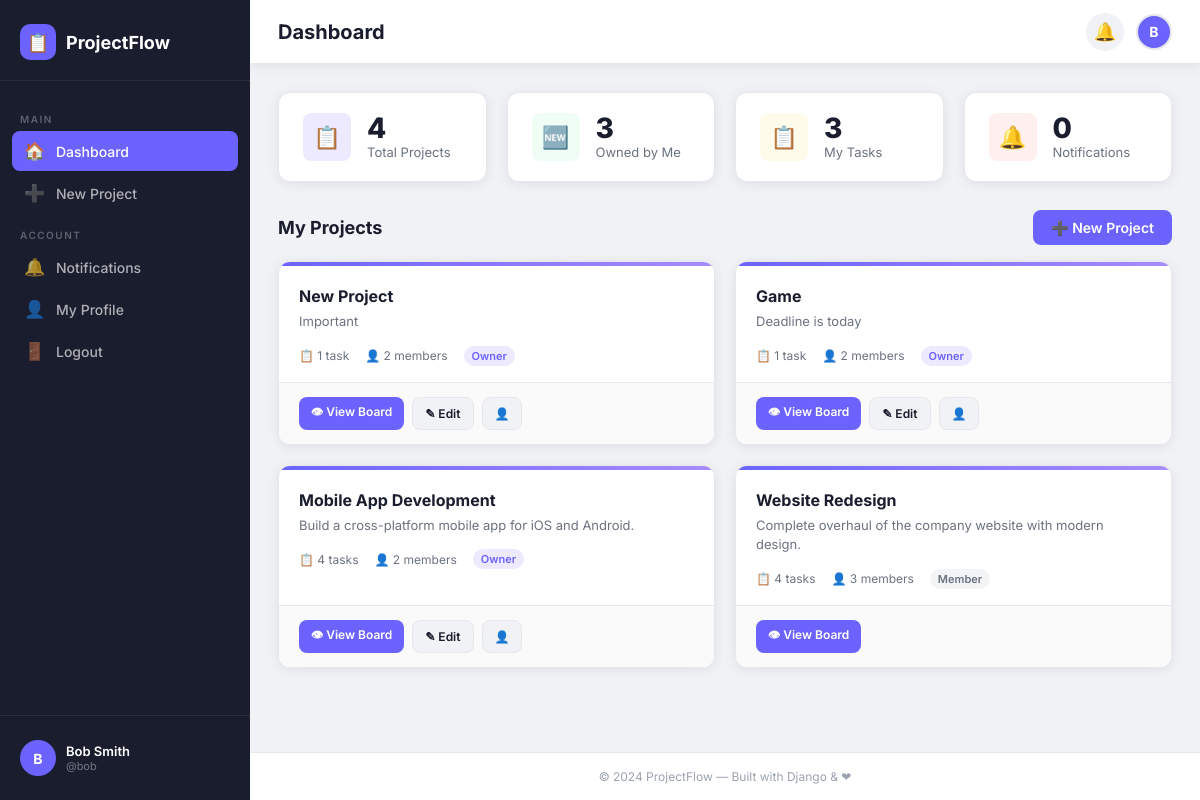
Page /dashboard/ (signed in) on the committed database.
### projects/models.py (models this page shows, shortened)
class Project(models.Model):
    name = models.CharField(max_length=200)
    description = models.TextField(blank=True)
    owner = models.ForeignKey(User, on_delete=models.CASCADE, related_name='owned_projects')
    created_at = models.DateTimeField(auto_now_add=True)
    updated_at = models.DateTimeField(auto_now=True)
    class Meta:
        ordering = ['-created_at']
    def get_task_count(self):
        return self.tasks.count()
    def get_member_count(self):
        return self.members.count() + 1  # +1 for owner

### projects/views.py (the view)
# urls.py: path('', lambda request: redirect('dashboard'), name='home'),
@login_required
def dashboard(request):
    owned_projects = Project.objects.filter(owner=request.user)
    member_project_ids = ProjectMember.objects.filter(
        user=request.user
    ).values_list('project_id', flat=True)
    member_projects = Project.objects.filter(id__in=member_project_ids)
    all_projects = (owned_projects | member_projects).distinct()
    context = {
        'projects': all_projects,
        'owned_count': owned_projects.count(),
    }
    return render(request, 'projects/dashboard.html', context)

### projectmanager/context_processors.py (called while the page is built)
def unread_notifications(request):
    if request.user.is_authenticated:
        count = Notification.objects.filter(recipient=request.user, is_read=False).count()
        return {'unread_count': count}
    return {'unread_count': 0}

### templates/projects/dashboard.html (shortened to what this page needs)
{% extends 'base.html' %}
{% block page_title %}Dashboard{% endblock %}
{% block content %}
<div class="stats-grid">
  <div class="stat-card">
    <div class="stat-icon purple">&#128203;</div>
    <div>
      <div class="stat-value">{{ projects.count }}</div>
      <div class="stat-label">Total Projects</div>
    </div>
  </div>
  <div class="stat-card">
    <div class="stat-icon green">&#127381;</div>
    <div>
      <div class="stat-value">{{ owned_count }}</div>
      <div class="stat-label">Owned by Me</div>
    </div>
  </div>
  <div class="stat-card">
    <div class="stat-icon amber">&#128203;</div>
    <div>
      <div class="stat-value">{{ request.user.assigned_tasks.count }}</div>
      <div class="stat-label">My Tasks</div>
    </div>
  </div>
  <div class="stat-card">
    <div class="stat-icon red">&#128276;</div>
    <div>
      <div class="stat-value">{{ unread_count|default:0 }}</div>
      <div class="stat-label">Notifications</div>
    </div>
  </div>
</div>
<div class="flex items-center justify-between mb-3">
  <h2 style="font-size:18px;font-weight:700;">My Projects</h2>
  <a href="{% url 'project_create' %}" class="btn btn-primary">
    &#10133; New Project
  </a>
</div>
{% if projects %}
<div class="projects-grid">
  {% for project in projects %}
  <div class="project-card fade-in">
    <div class="project-card-bar"></div>
    <div class="project-card-header">
      <h3 class="project-card-title">{{ project.name }}</h3>
      <p class="project-card-desc">{{ project.description|default:"No description provided." }}</p>
      <div class="project-card-meta">
        <span class="meta-item">&#128203; {{ project.get_task_count }} task{{ project.get_task_count|pluralize }}</span>
        <span class="meta-item">&#128100; {{ project.get_member_count }} member{{ project.get_member_count|pluralize }}</span>
        {% if project.owner == request.user %}
          <span class="badge badge-admin">Owner</span>
        {% else %}
          <span class="badge badge-member">Member</span>
        {% endif %}
      </div>
    </div>
    <div class="project-card-footer">
      <a href="{% url 'project_detail' project.pk %}" class="btn btn-primary btn-sm">&#128065; View Board</a>
      {% if project.owner == request.user %}
        <a href="{% url 'project_edit' project.pk %}" class="btn btn-secondary btn-sm">&#9998; Edit</a>
        <a href="{% url 'manage_members' project.pk %}" class="btn btn-secondary btn-sm">&#128100;</a>
      {% endif %}
    </div>
  </div>
  {% endfor %}
</div>
{% endif %}
{% endblock %}

### templates/base.html (shortened to what this page needs)
{% load static %}
<!DOCTYPE html>
<html lang="en">
<head>
  <link rel="stylesheet" href="{% static 'css/style.css' %}">
</head>
<body>
<div class="app-layout">
  <aside class="sidebar" id="sidebar">
    <div class="sidebar-brand">
      <a href="{% url 'dashboard' %}" class="brand-logo">
        <div class="brand-icon">&#128203;</div>
        <span class="brand-name">ProjectFlow</span>
      </a>
    </div>
    <nav class="sidebar-nav">
      <div class="nav-section-title">Main</div>
      <a href="{% url 'dashboard' %}" class="nav-link {% if request.resolver_match.url_name == 'dashboard' %}active{% endif %}">
        <span class="nav-icon">&#127968;</span> Dashboard
      </a>
      <a href="{% url 'project_create' %}" class="nav-link {% if request.resolver_match.url_name == 'project_create' %}active{% endif %}">
        <span class="nav-icon">&#10133;</span> New Project
      </a>
      <div class="nav-section-title">Account</div>
      <a href="{% url 'notifications' %}" class="nav-link {% if request.resolver_match.url_name == 'notifications' %}active{% endif %}">
        <span class="nav-icon">&#128276;</span> Notifications
      </a>
      <a href="{% url 'profile' %}" class="nav-link {% if request.resolver_match.url_name == 'profile' %}active{% endif %}">
        <span class="nav-icon">&#128100;</span> My Profile
      </a>
      <a href="{% url 'logout' %}" class="nav-link">
        <span class="nav-icon">&#128682;</span> Logout
      </a>
    </nav>
    <div class="sidebar-footer">
      <div class="user-info-sidebar">
        <div class="user-avatar">
          {% if request.user.profile.avatar %}
            <img src="{{ request.user.profile.avatar.url }}" alt="avatar">
          {% else %}
            {{ request.user.username|first|upper }}
          {% endif %}
        </div>
        <div class="user-meta">
          <div class="user-name">{{ request.user.get_full_name|default:request.user.username }}</div>
          <div class="user-role">@{{ request.user.username }}</div>
        </div>
      </div>
    </div>
  </aside>
  <div class="main-content">
    <header class="navbar">
      <div class="navbar-left">
        <span class="page-title">{% block page_title %}Dashboard{% endblock %}</span>
      </div>
      <div class="navbar-right">
        <a href="{% url 'notifications' %}" class="notif-btn">
          &#128276;
        </a>
        <a href="{% url 'profile' %}" class="user-avatar" style="border:2px solid var(--border);">
          {% if request.user.profile.avatar %}
            <img src="{{ request.user.profile.avatar.url }}" alt="avatar">
          {% else %}
            {{ request.user.username|first|upper }}
          {% endif %}
        </a>
      </div>
    </header>
    <main class="page-content fade-in">
      {% block content %}{% endblock %}
    </main>
    <footer class="footer">
      &copy; 2024 ProjectFlow &mdash; Built with Django &amp; &#10084;
    </footer>
  </div>
</div>
</body>
</html>

### rows in the picture
Project: name "New Project", description "Important", get_task_count "1", get_member_count "2", shows "Owner", shows "✎ Edit"
Project: name "Game", description "Deadline is today", get_task_count "1", get_member_count "2", shows "Owner", shows "✎ Edit"
Project: name "Mobile App Development", description "Build a cross-platform mobile app for iOS and Android.", get_task_count "4", get_member_count "2", shows "Owner", shows "✎ Edit"
Project: name "Website Redesign", description "Complete overhaul of the company website with modern design.", get_task_count "4", get_member_count "3", shows "Member"

### other values in the picture
{{ request.user.username|first|upper }} "B"
{{ request.user.get_full_name|default:request.user.username }} "Bob Smith"
{{ request.user.username }} "bob"
{{ projects.count }} "4"
{{ owned_count }} "3"
{{ request.user.assigned_tasks.count }} "3"
{{ unread_count|default:0 }} "0"
